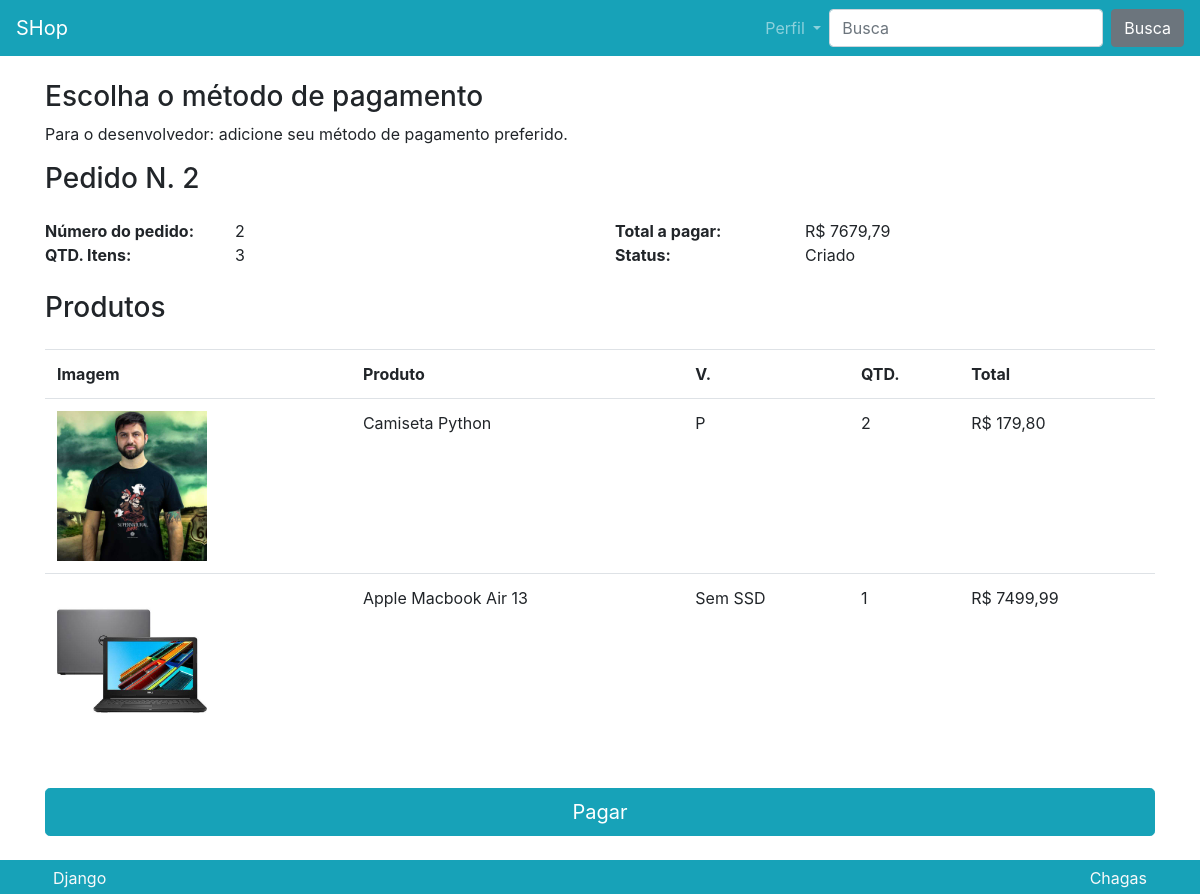
/pedido/pagar/2/ (signed in), run on the app's committed database.
### pedidos/models.py (models this page shows, shortened)
class Pedido(models.Model):
    usuario = models.ForeignKey(User, on_delete=models.CASCADE)
    total = models.FloatField()
    qtd_total = models.PositiveIntegerField()
    status = models.CharField(
        default='C',
        max_length=1,
        choices=(
            ('A', 'Aprovado'),
            ('C', 'Criado'),
            ('R', 'Reprovado'),
            ('P', 'Pendente'),
            ('E', 'Enviado'),
            ('F', 'Finalizado'),
        )
    )
    def __str__(self) -> str:
        return f'Pedido N. {self.pk}'

class ItemPedido(models.Model):
    pedido = models.ForeignKey(Pedido, on_delete=models.CASCADE)
    produtos = models.CharField(max_length=255)
    produto_id = models.PositiveIntegerField()
    variacao = models.CharField(max_length=255)
    variacao_id = models.PositiveIntegerField()
    preco = models.FloatField()
    preco_promocional = models.FloatField(default=0)
    quantidade = models.PositiveIntegerField()
    imagem = models.CharField(max_length=2000)
    class Meta:
        verbose_name = 'Item do pedido'
        verbose_name_plural = 'Itens do pedido'

### pedidos/views/pagar.py (the view)
# urls.py: path('pagar/<int:pk>/', views.Pagar.as_view(), name='pagar'),
@method_decorator(
    login_required(
        login_url='perfil:criar', redirect_field_name='next'), name='dispatch')
class Pagar(DetailView):
    template_name = 'pedidos/pagar.html'
    model = Pedido
    pk_url_kwarg = 'pk'
    context_object_name = 'pedido'
    def get_queryset(self, *args, **kwargs):
        qs = super().get_queryset(*args, **kwargs)
        qs = qs.filter(usuario=self.request.user)
        return qs

### produto/templatetags/filter.py (called while the page is built)
@register.filter
def formata_preco(valor):
    return f'R$ {valor:.2f}'.replace('.', ',')

### pedidos/templates/pedidos/pagar.html (shortened to what this page needs)
{% extends 'partials/_base.html' %}
{% load filter %}
{% load static %}
{% block conteudo %}
<div class="row">
    <div class="col">
        <h3>Escolha o método de pagamento</h3>
        <p>Para o desenvolvedor: adicione seu método de pagamento preferido.</p>
    </div>
</div>
{% include 'partials/_pedido.html' %}
<div class="row mt-4">
    <div class="col">
        <a href="#" class="btn btn-primary btn-block btn-lg">Pagar</a>
    </div>
</div>
{% endblock conteudo %}

### templates/partials/_pedido.html
{% load filter %}
{% load static %}
<div class="row">
    <div class="col">
        <h3>{{pedido}}</h3>
        <div class="row mt-4">
            <div class="col-lg-2 font-weight-bold">Número do pedido:</div>
            <div class="col-lg-4">{{pedido.id}}</div>
            <div class="col-lg-2 font-weight-bold">Total a pagar:</div>
            <div class="col-lg-4">{{pedido.total|formata_preco}}</div>
            <div class="col-lg-2 font-weight-bold">QTD. Itens:</div>
            <div class="col-lg-4">{{pedido.qtd_total}}</div>
            <div class="col-lg-2 font-weight-bold">Status:</div>
            <div class="col-lg-4">{{pedido.get_status_display}}</div>
        </div>
        <div class="row mt-4">
            <div class="col">
                <h3>Produtos</h3>
            </div>
        </div>
        <div class="table-responsive mt-3">
            <table class="table">
                <tr>
                    <th class="d-none d-lg-block">Imagem</th>
                    <th>Produto</th>
                    <th>V.</th>
                    <th>QTD.</th>
                    <th>Total</th>
                </tr>
                {% for item in pedido.itempedido_set.all %}
                <tr>
                    <td class="d-none d-lg-block">
                        <img class="cart-img" src="{%get_media_prefix%}{{item.imagem}}">
                    </td>
                    <td>{{item.produtos}}</td>
                    <td>{{item.variacao}}</td>
                    <td>{{item.quantidade}}</td>
                    <td>
                        {% if item.preco_promocional %}
                            {{item.preco_promocional|formata_preco}}
                        {% else %}
                            {{item.preco|formata_preco}}
                        {% endif %}
                    </td>
                </tr>
                {% endfor %}
            </table>
        </div>
    </div>
</div>

### data on the page
Pedido: id "Pedido N. 2", id "2", total "R$ 7679,79", qtd_total "3", status "Criado"
ItemPedido: imagem (picture), produtos "Camiseta Python", variacao "P", quantidade "2", preco_promocional "R$ 179,80"
ItemPedido: imagem (picture), produtos "Apple Macbook Air 13", variacao "Sem SSD", quantidade "1", preco "R$ 7499,99"
